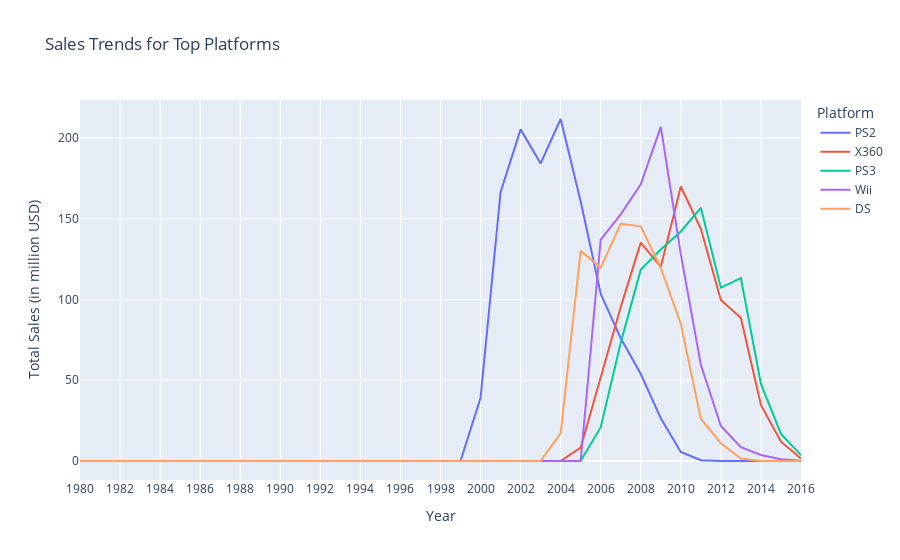

This figure's notebook cell:
### Markdown cell above
#### Top 5 Performing Platforms

### Code cell
#Plot of Popular Platforms OR Top 5 Platforms by Total Sales
plt.figure(figsize=(12, 4))
sales_by_platform = df.pivot_table(
    index='year_of_release', 
    columns='platform', 
    values='total_sales', 
    aggfunc='sum'
).fillna(0)

# Extract the top platforms list
top_platforms_list = top_platforms['Platform'].tolist()

# Plot the sales trends for the top platforms
# Create a Plotly figure
fig = go.Figure()

# Add a line for each platform in the top platforms list
for platform in top_platforms_list:
    fig.add_trace(go.Scatter(
        x=sales_by_platform.index, 
        y=sales_by_platform[platform],
        mode='lines',
        name=platform
    ))

# Set x-axis tick values every 2 years
tick_values = list(range(int(sales_by_platform.index.min()), int(sales_by_platform.index.max()) + 1, 2))

# Update the layout
fig.update_layout(
    title="Sales Trends for Top Platforms",
    xaxis_title="Year",
    yaxis_title="Total Sales (in million USD)",
    legend_title="Platform",
    hovermode="x unified",
    xaxis=dict(
        tickmode="array",
        tickvals=tick_values,
        ticktext=[str(year) for year in tick_values]
    )
)

# Show the plot
fig.show()

### Figure 1 — Plotly figure (JSON) as saved in the notebook; plotly's stock layout.template omitted (floating-point values rounded to 4 significant figures)
{"data": [{"mode": "lines", "name": "PS2", "type": "scatter", "x": [1980, 1981, 1982, 1983, 1984, 1985, 1986, 1987, 1988, 1989, 1990, 1991, 1992, 1993, 1994, 1995, 1996, 1997, 1998, 1999, 2000, 2001, 2002, 2003, 2004, 2005, 2006, 2007, 2008, 2009, 2010, 2011, 2012, 2013, 2014, 2015, 2016], "y": [0, 0, 0, 0, 0, 0, 0, 0, 0, 0, 0, 0, 0, 0, 0, 0, 0, 0, 0, 0, 39.17, 166.4, 205.4, 184.3, 211.8, 160.7, 103.4, 75.99, 53.9, 26.4, 5.64, 0.45, 0, 0, 0, 0, 0]}, {"mode": "lines", "name": "X360", "type": "scatter", "x": [1980, 1981, 1982, 1983, 1984, 1985, 1986, 1987, 1988, 1989, 1990, 1991, 1992, 1993, 1994, 1995, 1996, 1997, 1998, 1999, 2000, 2001, 2002, 2003, 2004, 2005, 2006, 2007, 2008, 2009, 2010, 2011, 2012, 2013, 2014, 2015, 2016], "y": [0, 0, 0, 0, 0, 0, 0, 0, 0, 0, 0, 0, 0, 0, 0, 0, 0, 0, 0, 0, 0, 0, 0, 0, 0, 8.25, 51.62, 95.41, 135.3, 120.3, 170.0, 143.8, 99.74, 88.58, 34.74, 11.96, 1.52]}, {"mode": "lines", "name": "PS3", "type": "scatter", "x": [1980, 1981, 1982, 1983, 1984, 1985, 1986, 1987, 1988, 1989, 1990, 1991, 1992, 1993, 1994, 1995, 1996, 1997, 1998, 1999, 2000, 2001, 2002, 2003, 2004, 2005, 2006, 2007, 2008, 2009, 2010, 2011, 2012, 2013, 2014, 2015, 2016], "y": [0, 0, 0, 0, 0, 0, 0, 0, 0, 0, 0, 0, 0, 0, 0, 0, 0, 0, 0, 0, 0, 0, 0, 0, 0, 0, 20.96, 73.19, 118.5, 130.9, 142.2, 156.8, 107.4, 113.2, 47.76, 16.82, 3.6]}, {"mode": "lines", "name": "Wii", "type": "scatter", "x": [1980, 1981, 1982, 1983, 1984, 1985, 1986, 1987, 1988, 1989, 1990, 1991, 1992, 1993, 1994, 1995, 1996, 1997, 1998, 1999, 2000, 2001, 2002, 2003, 2004, 2005, 2006, 2007, 2008, 2009, 2010, 2011, 2012, 2013, 2014, 2015, 2016], "y": [0, 0, 0, 0, 0, 0, 0, 0, 0, 0, 0, 0, 0, 0, 0, 0, 0, 0, 0, 0, 0, 0, 0, 0, 0, 0, 137.2, 152.8, 171.3, 207.0, 128.0, 59.65, 21.71, 8.59, 3.75, 1.14, 0.18]}, {"mode": "lines", "name": "DS", "type": "scatter", "x": [1980, 1981, 1982, 1983, 1984, 1985, 1986, 1987, 1988, 1989, 1990, 1991, 1992, 1993, 1994, 1995, 1996, 1997, 1998, 1999, 2000, 2001, 2002, 2003, 2004, 2005, 2006, 2007, 2008, 2009, 2010, 2011, 2012, 2013, 2014, 2015, 2016], "y": [0, 0, 0, 0, 0, 0.02, 0, 0, 0, 0, 0, 0, 0, 0, 0, 0, 0, 0, 0, 0, 0, 0, 0, 0, 17.27, 130.1, 119.8, 146.9, 145.3, 119.5, 85.02, 26.18, 11.01, 1.54, 0, 0, 0]}], "layout": {"hovermode": "x unified", "legend": {"title": {"text": "Platform"}}, "title": {"text": "Sales Trends for Top Platforms"}, "xaxis": {"tickmode": "array", "ticktext": ["1980", "1982", "1984", "1986", "1988", "1990", "1992", "1994", "1996", "1998", "2000", "2002", "2004", "2006", "2008", "2010", "2012", "2014", "2016"], "tickvals": [1980, 1982, 1984, 1986, 1988, 1990, 1992, 1994, 1996, 1998, 2000, 2002, 2004, 2006, 2008, 2010, 2012, 2014, 2016], "title": {"text": "Year"}}, "yaxis": {"title": {"text": "Total Sales (in million USD)"}}}}
